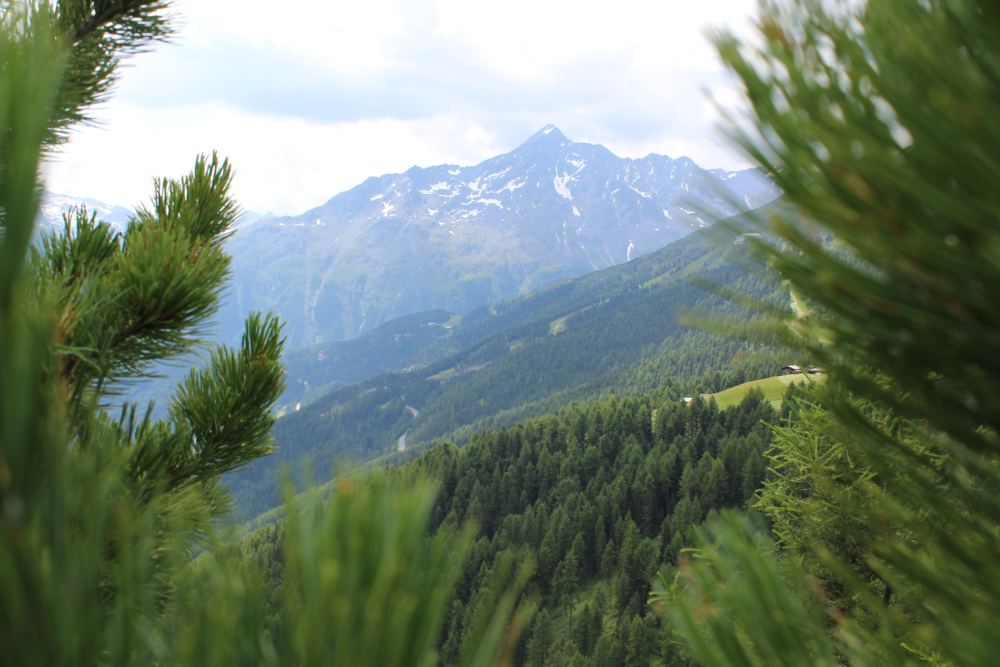
#> input picture tools/input/berge.jpg, 2000 x 1333 px (shown at 1/2 size)
$ python make_set.py ../input/berge.jpg ../input/berge.jpg out.png
#> lines starting #> are read from the running program, lines starting #| are printed output that depends on the picture
### tools/split_layers.py
"""Zerlegt ein Foto per Tiefenschätzung in background.png + foreground.png fürs Handy.

python tools/split_layers.py BILD [--center 0.5] [--threshold 0.25] [--soft 0.04]
  --center     horizontale Bildmitte des Hochformat-Ausschnitts (0..1)
  --threshold  ab welcher relativen Nähe (0 = fern, 1 = nah) ein Pixel zum Vordergrund gehört
  --soft       Breite des weichen Übergangs an der Kante
Ergebnis in tools/out/ (inkl. depth.png zum Nachjustieren).
"""
import argparse
from pathlib import Path

import numpy as np
import onnxruntime as ort
from PIL import Image

TOOLS = Path(__file__).parent
MODEL = TOOLS / "models" / "depth_anything_v2_small.onnx"
OUT = TOOLS / "out"
SCREEN = (1080, 2340)  # S24 Ultra
MEAN = np.array([0.485, 0.456, 0.406], dtype=np.float32)
STD = np.array([0.229, 0.224, 0.225], dtype=np.float32)


def portrait_crop(img: Image.Image, center: float) -> Image.Image:
#> called with center = 0.5
    target = SCREEN[0] / SCREEN[1]
#> target = 0.462
    w, h = img.size
#> w = 2000; h = 1333
    if w / h > target:
        cw = round(h * target)
#> cw = 615
        left = min(max(round(w * center - cw / 2), 0), w - cw)
#> left = 692
        img = img.crop((left, 0, left + cw, h))
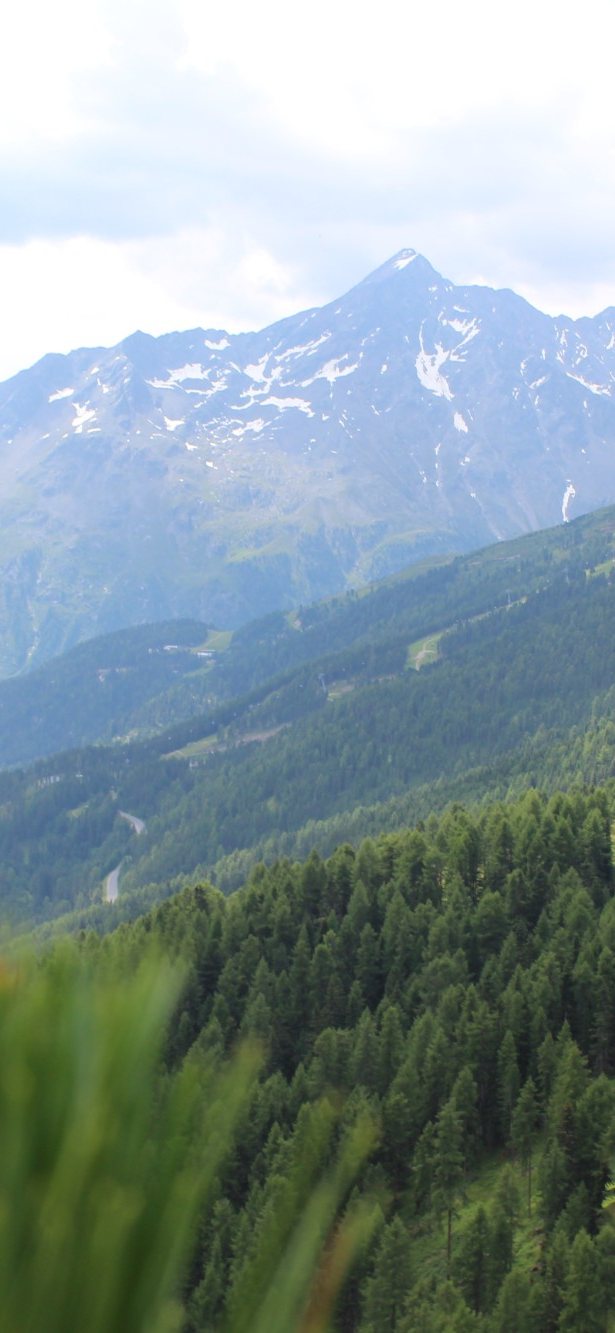
#> img: PIL image 615x1333 RGB; mean R, G, B 135.4, 152.4, 154.6
    else:
        ch = round(w / target)
        top = (h - ch) // 2
        img = img.crop((0, top, w, top + ch))
    return img.resize(SCREEN, Image.LANCZOS)


# [34 lines left out: functions estimate_depth, main, not called in this run]


# [2 lines that do not run on import are left out]

### tools/pc_harness/make_set.py
"""Testsatz wie der Handy-Import: background.png (1080x2340), depth.png + sky.png in Modellauflösung.
Aufruf: py -I make_set.py <tools-ordner> <bild> <zielordner>"""
import sys
from collections import deque
import numpy as np
from PIL import Image

sys.path.insert(0, sys.argv[1])
import split_layers as sl  # noqa: E402

photo = sl.portrait_crop(Image.open(sys.argv[2]).convert("RGB"), 0.5)
w = 518
h = round(w * photo.height / photo.width / 14) * 14
#> h = 1120
x = np.asarray(photo.resize((w, h), Image.BICUBIC), np.float32) / 255
x = ((x - sl.MEAN) / sl.STD).transpose(2, 0, 1)[None]
#> (the run stopped early here; a loop or call above may not have finished)
